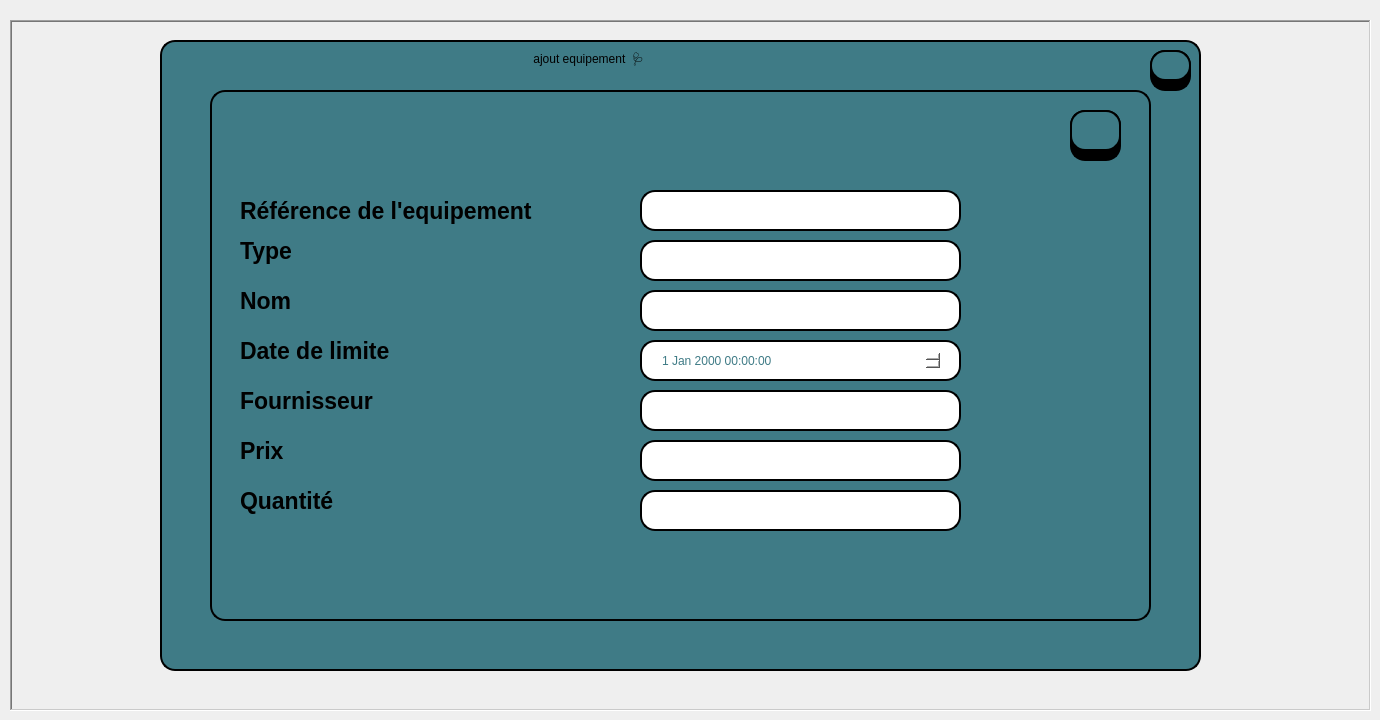
     <widget class="QWidget" name="tab_3">
      <attribute name="title">
       <string>Page</string>
      </attribute>
      <widget class="QLabel" name="label_88">
       <property name="geometry">
        <rect>
         <x>530</x>
         <y>40</y>
         <width>321</width>
         <height>41</height>
        </rect>
       </property>
       <property name="styleSheet">
        <string notr="true">font: 600 22pt &quot;Segoe UI&quot;;</string>
       </property>
       <property name="text">
        <string> ajout equipement  🩺</string>
       </property>
      </widget>
      <widget class="QTableView" name="tableView_20">
       <property name="geometry">
        <rect>
         <x>160</x>
         <y>40</y>
         <width>1041</width>
         <height>631</height>
        </rect>
       </property>
       <property name="styleSheet">
        <string notr="true">background-color: rgb(63, 123, 134);
border: 2px solid #000000;
border-radius: 15px;</string>
       </property>
      </widget>
      <widget class="QTableView" name="tableView_21">
       <property name="geometry">
        <rect>
         <x>210</x>
         <y>90</y>
         <width>941</width>
         <height>531</height>
        </rect>
       </property>
       <property name="styleSheet">
        <string notr="true">background-color: rgb(63, 123, 134);
border: 2px solid #000000;
border-radius: 15px;</string>
       </property>
      </widget>
      <widget class="QLabel" name="label_90">
       <property name="geometry">
        <rect>
         <x>240</x>
         <y>190</y>
         <width>411</width>
         <height>41</height>
        </rect>
       </property>
       <property name="font">
        <font>
         <family>Segoe UI</family>
         <pointsize>17</pointsize>
         <italic>false</italic>
         <bold>true</bold>
        </font>
       </property>
       <property name="styleSheet">
        <string notr="true"/>
       </property>
       <property name="text">
        <string>Référence de l'equipement </string>
       </property>
      </widget>
      <widget class="QLabel" name="label_91">
       <property name="geometry">
        <rect>
         <x>240</x>
         <y>230</y>
         <width>181</width>
         <height>41</height>
        </rect>
       </property>
       <property name="font">
        <font>
         <pointsize>17</pointsize>
         <bold>true</bold>
        </font>
       </property>
       <property name="text">
        <string>Type</string>
       </property>
      </widget>
      <widget class="QLabel" name="label_92">
       <property name="geometry">
        <rect>
         <x>240</x>
         <y>330</y>
         <width>201</width>
         <height>41</height>
        </rect>
       </property>
       <property name="font">
        <font>
         <pointsize>17</pointsize>
         <bold>true</bold>
        </font>
       </property>
       <property name="text">
        <string>Date de limite </string>
       </property>
      </widget>
      <widget class="QLabel" name="label_93">
       <property name="geometry">
        <rect>
         <x>240</x>
         <y>430</y>
         <width>181</width>
         <height>41</height>
        </rect>
       </property>
       <property name="font">
        <font>
         <pointsize>17</pointsize>
         <bold>true</bold>
        </font>
       </property>
       <property name="text">
        <string>Prix </string>
       </property>
      </widget>
      <widget class="QLineEdit" name="lineEdit_78">
       <property name="geometry">
        <rect>
         <x>640</x>
         <y>190</y>
         <width>321</width>
         <height>41</height>
        </rect>
       </property>
       <property name="styleSheet">
        <string notr="true">border: 2px solid #000000;
color: rgb(0, 0, 0);
border-radius: 15px;
background-color: rgb(255, 255, 255);</string>
       </property>
      </widget>
      <widget class="QLineEdit" name="lineEdit_79">
       <property name="geometry">
        <rect>
         <x>640</x>
         <y>240</y>
         <width>321</width>
         <height>41</height>
        </rect>
       </property>
       <property name="styleSheet">
        <string notr="true">border: 2px solid #000000;
border-radius: 15px;
color: rgb(0, 0, 0);

background-color: rgb(255, 255, 255);</string>
       </property>
      </widget>
      <widget class="QLineEdit" name="lineEdit_80">
       <property name="geometry">
        <rect>
         <x>640</x>
         <y>290</y>
         <width>321</width>
         <height>41</height>
        </rect>
       </property>
       <property name="styleSheet">
        <string notr="true">border: 2px solid #000000;
border-radius: 15px;
background-color: rgb(255, 255, 255);
color: rgb(0, 0, 0);</string>
       </property>
      </widget>
      <widget class="QLineEdit" name="dateEdit_81">
       <property name="geometry">
        <rect>
         <x>640</x>
         <y>340</y>
         <width>321</width>
         <height>41</height>
        </rect>
       </property>
       <property name="styleSheet">
        <string notr="true">border: 2px solid #000000;
border-radius: 15px;
background-color: rgb(255, 255, 255);</string>
       </property>
      </widget>
      <widget class="QDateTimeEdit" name="dateEdit_2">
       <property name="geometry">
        <rect>
         <x>660</x>
         <y>350</y>
         <width>281</width>
         <height>21</height>
        </rect>
       </property>
       <property name="styleSheet">
        <string notr="true">border-radius: 15px;
background-color: rgb(255, 255, 255);
color: rgb(63, 123, 134);</string>
       </property>
      </widget>
      <widget class="QLabel" name="label_94">
       <property name="geometry">
        <rect>
         <x>240</x>
         <y>380</y>
         <width>181</width>
         <height>41</height>
        </rect>
       </property>
       <property name="font">
        <font>
         <pointsize>17</pointsize>
         <bold>true</bold>
        </font>
       </property>
       <property name="text">
        <string>Fournisseur</string>
       </property>
      </widget>
      <widget class="QLabel" name="label_95">
       <property name="geometry">
        <rect>
         <x>240</x>
         <y>280</y>
         <width>181</width>
         <height>41</height>
        </rect>
       </property>
       <property name="font">
        <font>
         <pointsize>17</pointsize>
         <bold>true</bold>
        </font>
       </property>
       <property name="text">
        <string>Nom</string>
       </property>
      </widget>
      <widget class="QLabel" name="label_96">
       <property name="geometry">
        <rect>
         <x>240</x>
         <y>480</y>
         <width>181</width>
         <height>41</height>
        </rect>
       </property>
       <property name="font">
        <font>
         <pointsize>17</pointsize>
         <bold>true</bold>
        </font>
       </property>
       <property name="text">
        <string>Quantité</string>
       </property>
      </widget>
      <widget class="QLineEdit" name="lineEdit_83">
       <property name="geometry">
        <rect>
         <x>640</x>
         <y>390</y>
         <width>321</width>
         <height>41</height>
        </rect>
       </property>
       <property name="styleSheet">
        <string notr="true">border: 2px solid #000000;
border-radius: 15px;
background-color: rgb(255, 255, 255);
color: rgb(0, 0, 0);</string>
       </property>
      </widget>
      <widget class="QLineEdit" name="lineEdit_84">
       <property name="geometry">
        <rect>
         <x>640</x>
         <y>440</y>
         <width>321</width>
         <height>41</height>
        </rect>
       </property>
       <property name="styleSheet">
        <string notr="true">border: 2px solid #000000;
border-radius: 15px;
background-color: rgb(255, 255, 255);
color: rgb(0, 0, 0);</string>
       </property>
      </widget>
      <widget class="QLineEdit" name="lineEdit_85">
       <property name="geometry">
        <rect>
         <x>640</x>
         <y>490</y>
         <width>321</width>
         <height>41</height>
        </rect>
       </property>
       <property name="styleSheet">
        <string notr="true">border: 2px solid #000000;
border-radius: 15px;
background-color: rgb(255, 255, 255);
color: rgb(0, 0, 0);</string>
       </property>
      </widget>
      <widget class="QLineEdit" name="lineEdit_67">
       <property name="geometry">
        <rect>
         <x>1150</x>
         <y>50</y>
         <width>41</width>
         <height>41</height>
        </rect>
       </property>
       <property name="styleSheet">
        <string notr="true">background-color:rgb(0, 0, 0);
border: 2px solid #000000;
border-radius: 15px;
</string>
       </property>
      </widget>
      <widget class="QPushButton" name="Quit_2">
       <property name="geometry">
        <rect>
         <x>1150</x>
         <y>50</y>
         <width>41</width>
         <height>31</height>
        </rect>
       </property>
       <property name="font">
        <font>
         <pointsize>12</pointsize>
         <bold>true</bold>
        </font>
       </property>
       <property name="styleSheet">
        <string notr="true">background-color:rgb(63, 123, 134);
border: 2px solid #000000;
border-radius: 15px;
</string>
       </property>
       <property name="text">
        <string/>
       </property>
       <property name="icon">
        <iconset theme="QIcon::ThemeIcon::ApplicationExit"/>
       </property>
       <property name="iconSize">
        <size>
         <width>26</width>
         <height>21</height>
        </size>
       </property>
      </widget>
      <widget class="QLabel" name="label_38">
       <property name="geometry">
        <rect>
         <x>10</x>
         <y>20</y>
         <width>1361</width>
         <height>691</height>
        </rect>
       </property>
       <property name="frameShape">
        <enum>QFrame::Shape::WinPanel</enum>
       </property>
       <property name="frameShadow">
        <enum>QFrame::Shadow::Sunken</enum>
       </property>
       <property name="lineWidth">
        <number>2</number>
       </property>
       <property name="midLineWidth">
        <number>0</number>
       </property>
       <property name="text">
        <string/>
       </property>
      </widget>
      <widget class="QLineEdit" name="lineEdit_17">
       <property name="geometry">
        <rect>
         <x>1070</x>
         <y>110</y>
         <width>51</width>
         <height>51</height>
        </rect>
       </property>
       <property name="styleSheet">
        <string notr="true">background-color:rgb(0, 0, 0);
border: 2px solid #000000;
border-radius: 15px;
</string>
       </property>
      </widget>
      <widget class="QPushButton" name="save_eq">
       <property name="geometry">
        <rect>
         <x>1070</x>
         <y>110</y>
         <width>51</width>
         <height>41</height>
        </rect>
       </property>
       <property name="font">
        <font>
         <pointsize>12</pointsize>
         <bold>true</bold>
        </font>
       </property>
       <property name="styleSheet">
        <string notr="true">background-color:rgb(63, 123, 134);
border: 2px solid #000000;
border-radius: 15px;
</string>
       </property>
       <property name="text">
        <string/>
       </property>
       <property name="icon">
        <iconset resource="image.qrc">
         <normaloff>:/save.png</normaloff>:/save.png</iconset>
       </property>
       <property name="iconSize">
        <size>
         <width>25</width>
         <height>26</height>
        </size>
       </property>
      </widget>
      <zorder>label_38</zorder>
      <zorder>tableView_20</zorder>
      <zorder>label_88</zorder>
      <zorder>tableView_21</zorder>
      <zorder>label_90</zorder>
      <zorder>label_91</zorder>
      <zorder>label_92</zorder>
      <zorder>label_93</zorder>
      <zorder>lineEdit_78</zorder>
      <zorder>lineEdit_79</zorder>
      <zorder>lineEdit_80</zorder>
      <zorder>dateEdit_81</zorder>
      <zorder>dateEdit_2</zorder>
      <zorder>label_94</zorder>
      <zorder>label_95</zorder>
      <zorder>label_96</zorder>
      <zorder>lineEdit_83</zorder>
      <zorder>lineEdit_84</zorder>
      <zorder>lineEdit_85</zorder>
      <zorder>lineEdit_67</zorder>
      <zorder>Quit_2</zorder>
      <zorder>lineEdit_17</zorder>
      <zorder>save_eq</zorder>
     </widget>
